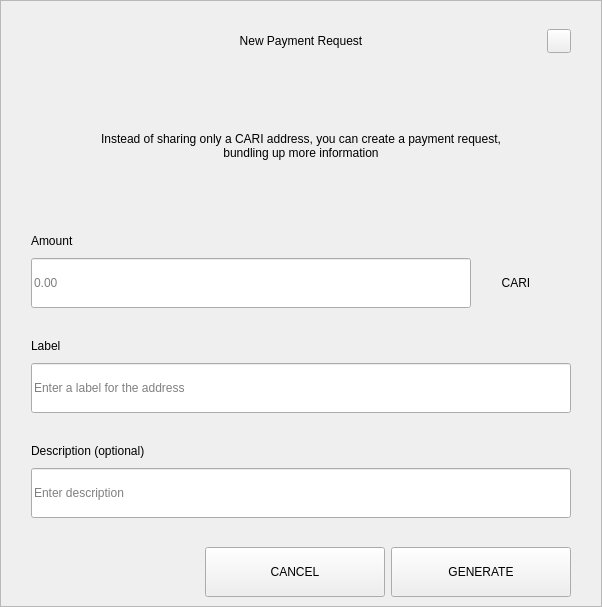
<?xml version="1.0" encoding="UTF-8"?>
<ui version="4.0">
 <class>RequestDialog</class>
 <widget class="QDialog" name="RequestDialog">
  <property name="geometry">
   <rect>
    <x>0</x>
    <y>0</y>
    <width>602</width>
    <height>607</height>
   </rect>
  </property>
  <property name="windowTitle">
   <string>Dialog</string>
  </property>
  <layout class="QVBoxLayout" name="verticalLayout_5">
   <property name="spacing">
    <number>0</number>
   </property>
   <property name="leftMargin">
    <number>0</number>
   </property>
   <property name="topMargin">
    <number>0</number>
   </property>
   <property name="rightMargin">
    <number>0</number>
   </property>
   <property name="bottomMargin">
    <number>0</number>
   </property>
   <item>
    <widget class="QFrame" name="frame">
     <property name="styleSheet">
      <string notr="true"/>
     </property>
     <property name="frameShape">
      <enum>QFrame::StyledPanel</enum>
     </property>
     <property name="frameShadow">
      <enum>QFrame::Raised</enum>
     </property>
     <layout class="QVBoxLayout" name="verticalLayout_4" stretch="1,0,0">
      <property name="spacing">
       <number>0</number>
      </property>
      <property name="leftMargin">
       <number>30</number>
      </property>
      <property name="topMargin">
       <number>20</number>
      </property>
      <property name="rightMargin">
       <number>30</number>
      </property>
      <property name="bottomMargin">
       <number>0</number>
      </property>
      <item>
       <layout class="QHBoxLayout" name="horizontalLayout_3">
        <property name="spacing">
         <number>0</number>
        </property>
        <item>
         <spacer name="horizontalSpacer_21">
          <property name="orientation">
           <enum>Qt::Horizontal</enum>
          </property>
          <property name="sizeHint" stdset="0">
           <size>
            <width>40</width>
            <height>20</height>
           </size>
          </property>
         </spacer>
        </item>
        <item>
         <widget class="QLabel" name="labelTitle">
          <property name="minimumSize">
           <size>
            <width>0</width>
            <height>40</height>
           </size>
          </property>
          <property name="maximumSize">
           <size>
            <width>16777215</width>
            <height>40</height>
           </size>
          </property>
          <property name="styleSheet">
           <string notr="true">padding-left:24px;</string>
          </property>
          <property name="text">
           <string>New Payment Request</string>
          </property>
          <property name="alignment">
           <set>Qt::AlignCenter</set>
          </property>
          <property name="margin">
           <number>7</number>
          </property>
         </widget>
        </item>
        <item>
         <spacer name="horizontalSpacer">
          <property name="orientation">
           <enum>Qt::Horizontal</enum>
          </property>
          <property name="sizeHint" stdset="0">
           <size>
            <width>40</width>
            <height>20</height>
           </size>
          </property>
         </spacer>
        </item>
        <item>
         <widget class="QPushButton" name="btnEsc">
          <property name="minimumSize">
           <size>
            <width>24</width>
            <height>24</height>
           </size>
          </property>
          <property name="maximumSize">
           <size>
            <width>24</width>
            <height>24</height>
           </size>
          </property>
          <property name="focusPolicy">
           <enum>Qt::NoFocus</enum>
          </property>
          <property name="text">
           <string/>
          </property>
         </widget>
        </item>
       </layout>
      </item>
      <item>
       <widget class="QStackedWidget" name="stack">
        <property name="minimumSize">
         <size>
          <width>540</width>
          <height>0</height>
         </size>
        </property>
        <property name="maximumSize">
         <size>
          <width>540</width>
          <height>16777215</height>
         </size>
        </property>
        <property name="currentIndex">
         <number>0</number>
        </property>
        <widget class="QWidget" name="page_1">
         <property name="minimumSize">
          <size>
           <width>540</width>
           <height>0</height>
          </size>
         </property>
         <property name="maximumSize">
          <size>
           <width>540</width>
           <height>16777215</height>
          </size>
         </property>
         <layout class="QVBoxLayout" name="layout1">
          <property name="spacing">
           <number>0</number>
          </property>
          <property name="leftMargin">
           <number>0</number>
          </property>
          <property name="topMargin">
           <number>0</number>
          </property>
          <property name="rightMargin">
           <number>0</number>
          </property>
          <property name="bottomMargin">
           <number>0</number>
          </property>
          <item>
           <spacer name="verticalSpacer_21">
            <property name="orientation">
             <enum>Qt::Vertical</enum>
            </property>
            <property name="sizeType">
             <enum>QSizePolicy::Fixed</enum>
            </property>
            <property name="sizeHint" stdset="0">
             <size>
              <width>20</width>
              <height>30</height>
             </size>
            </property>
           </spacer>
          </item>
          <item alignment="Qt::AlignHCenter">
           <widget class="QLabel" name="labelMessage">
            <property name="minimumSize">
             <size>
              <width>400</width>
              <height>50</height>
             </size>
            </property>
            <property name="text">
             <string>Instead of sharing only a CARI address, you can create a payment request, bundling up more information</string>
            </property>
            <property name="alignment">
             <set>Qt::AlignCenter</set>
            </property>
            <property name="wordWrap">
             <bool>true</bool>
            </property>
           </widget>
          </item>
          <item alignment="Qt::AlignBottom">
           <widget class="QWidget" name="containerAmount" native="true">
            <layout class="QVBoxLayout" name="verticalLayout">
             <property name="spacing">
              <number>9</number>
             </property>
             <property name="leftMargin">
              <number>0</number>
             </property>
             <property name="topMargin">
              <number>0</number>
             </property>
             <property name="rightMargin">
              <number>0</number>
             </property>
             <property name="bottomMargin">
              <number>0</number>
             </property>
             <item>
              <widget class="QLabel" name="labelSubtitleAmount">
               <property name="minimumSize">
                <size>
                 <width>350</width>
                 <height>16</height>
                </size>
               </property>
               <property name="maximumSize">
                <size>
                 <width>16777215</width>
                 <height>16</height>
                </size>
               </property>
               <property name="text">
                <string>Amount</string>
               </property>
              </widget>
             </item>
             <item alignment="Qt::AlignTop">
              <widget class="QWidget" name="layoutAmount" native="true">
               <layout class="QHBoxLayout" name="horizontalLayout" stretch="2,0">
                <property name="spacing">
                 <number>0</number>
                </property>
                <property name="leftMargin">
                 <number>0</number>
                </property>
                <property name="topMargin">
                 <number>0</number>
                </property>
                <property name="rightMargin">
                 <number>0</number>
                </property>
                <property name="bottomMargin">
                 <number>0</number>
                </property>
                <item>
                 <widget class="QLineEdit" name="lineEditAmount">
                  <property name="minimumSize">
                   <size>
                    <width>0</width>
                    <height>50</height>
                   </size>
                  </property>
                  <property name="maximumSize">
                   <size>
                    <width>16777215</width>
                    <height>50</height>
                   </size>
                  </property>
                  <property name="placeholderText">
                   <string notr="true">0.00</string>
                  </property>
                 </widget>
                </item>
                <item>
                 <widget class="QWidget" name="comboContainer" native="true">
                  <property name="minimumSize">
                   <size>
                    <width>100</width>
                    <height>50</height>
                   </size>
                  </property>
                  <property name="maximumSize">
                   <size>
                    <width>16777215</width>
                    <height>50</height>
                   </size>
                  </property>
                  <layout class="QHBoxLayout" name="horizontalLayout_31">
                   <property name="spacing">
                    <number>0</number>
                   </property>
                   <property name="leftMargin">
                    <number>0</number>
                   </property>
                   <property name="topMargin">
                    <number>0</number>
                   </property>
                   <property name="rightMargin">
                    <number>10</number>
                   </property>
                   <property name="bottomMargin">
                    <number>0</number>
                   </property>
                   <item>
                    <widget class="QLabel" name="comboBoxCoin">
                     <property name="text">
                      <string>CARI</string>
                     </property>
                     <property name="alignment">
                      <set>Qt::AlignCenter</set>
                     </property>
                    </widget>
                   </item>
                  </layout>
                 </widget>
                </item>
               </layout>
              </widget>
             </item>
            </layout>
           </widget>
          </item>
          <item>
           <spacer name="verticalSpacer_31">
            <property name="orientation">
             <enum>Qt::Vertical</enum>
            </property>
            <property name="sizeType">
             <enum>QSizePolicy::Fixed</enum>
            </property>
            <property name="sizeHint" stdset="0">
             <size>
              <width>20</width>
              <height>30</height>
             </size>
            </property>
           </spacer>
          </item>
          <item>
           <layout class="QVBoxLayout" name="verticalLayoutLabel">
            <property name="spacing">
             <number>9</number>
            </property>
            <item>
             <widget class="QLabel" name="labelSubtitleLabel">
              <property name="minimumSize">
               <size>
                <width>0</width>
                <height>16</height>
               </size>
              </property>
              <property name="maximumSize">
               <size>
                <width>16777215</width>
                <height>16</height>
               </size>
              </property>
              <property name="text">
               <string>Label</string>
              </property>
             </widget>
            </item>
            <item>
             <widget class="QLineEdit" name="lineEditLabel">
              <property name="minimumSize">
               <size>
                <width>0</width>
                <height>50</height>
               </size>
              </property>
              <property name="maximumSize">
               <size>
                <width>16777215</width>
                <height>50</height>
               </size>
              </property>
              <property name="placeholderText">
               <string>Enter a label for the address</string>
              </property>
             </widget>
            </item>
           </layout>
          </item>
          <item>
           <spacer name="verticalSpacer_34">
            <property name="orientation">
             <enum>Qt::Vertical</enum>
            </property>
            <property name="sizeType">
             <enum>QSizePolicy::Fixed</enum>
            </property>
            <property name="sizeHint" stdset="0">
             <size>
              <width>20</width>
              <height>30</height>
             </size>
            </property>
           </spacer>
          </item>
          <item>
           <layout class="QVBoxLayout" name="verticalLayoutDescription">
            <property name="spacing">
             <number>9</number>
            </property>
            <item>
             <widget class="QLabel" name="labelSubtitleDescription">
              <property name="minimumSize">
               <size>
                <width>0</width>
                <height>16</height>
               </size>
              </property>
              <property name="maximumSize">
               <size>
                <width>16777215</width>
                <height>16</height>
               </size>
              </property>
              <property name="text">
               <string>Description (optional)</string>
              </property>
             </widget>
            </item>
            <item>
             <widget class="QLineEdit" name="lineEditDescription">
              <property name="minimumSize">
               <size>
                <width>0</width>
                <height>50</height>
               </size>
              </property>
              <property name="maximumSize">
               <size>
                <width>16777215</width>
                <height>50</height>
               </size>
              </property>
              <property name="placeholderText">
               <string>Enter description</string>
              </property>
             </widget>
            </item>
            <item>
             <spacer name="verticalSpacer_4">
              <property name="orientation">
               <enum>Qt::Vertical</enum>
              </property>
              <property name="sizeType">
               <enum>QSizePolicy::Fixed</enum>
              </property>
              <property name="sizeHint" stdset="0">
               <size>
                <width>20</width>
                <height>20</height>
               </size>
              </property>
             </spacer>
            </item>
           </layout>
          </item>
         </layout>
        </widget>
        <widget class="QWidget" name="page_2">
         <layout class="QVBoxLayout" name="layout2">
          <item>
           <spacer name="verticalSpacer_5">
            <property name="orientation">
             <enum>Qt::Vertical</enum>
            </property>
            <property name="sizeType">
             <enum>QSizePolicy::Fixed</enum>
            </property>
            <property name="sizeHint" stdset="0">
             <size>
              <width>20</width>
              <height>50</height>
             </size>
            </property>
           </spacer>
          </item>
          <item alignment="Qt::AlignHCenter">
           <widget class="QLabel" name="labelQrImg">
            <property name="minimumSize">
             <size>
              <width>260</width>
              <height>260</height>
             </size>
            </property>
            <property name="maximumSize">
             <size>
              <width>260</width>
              <height>260</height>
             </size>
            </property>
            <property name="text">
             <string/>
            </property>
            <property name="alignment">
             <set>Qt::AlignCenter</set>
            </property>
           </widget>
          </item>
          <item>
           <spacer name="verticalSpacer_2">
            <property name="orientation">
             <enum>Qt::Vertical</enum>
            </property>
            <property name="sizeType">
             <enum>QSizePolicy::Fixed</enum>
            </property>
            <property name="sizeHint" stdset="0">
             <size>
              <width>20</width>
              <height>30</height>
             </size>
            </property>
           </spacer>
          </item>
          <item alignment="Qt::AlignHCenter">
           <widget class="QLabel" name="labelAddress">
            <property name="text">
             <string>D7VFR83SQbiezrW72hjcWJtcfip5krte2Z </string>
            </property>
           </widget>
          </item>
          <item>
           <spacer name="verticalSpacer_32">
            <property name="orientation">
             <enum>Qt::Vertical</enum>
            </property>
            <property name="sizeType">
             <enum>QSizePolicy::Expanding</enum>
            </property>
            <property name="sizeHint" stdset="0">
             <size>
              <width>20</width>
              <height>20</height>
             </size>
            </property>
           </spacer>
          </item>
          <item>
           <layout class="QHBoxLayout" name="horizontal">
            <property name="leftMargin">
             <number>20</number>
            </property>
            <property name="rightMargin">
             <number>20</number>
            </property>
            <property name="bottomMargin">
             <number>20</number>
            </property>
            <item>
             <spacer name="horizontalSpacer_4">
              <property name="orientation">
               <enum>Qt::Horizontal</enum>
              </property>
              <property name="sizeHint" stdset="0">
               <size>
                <width>40</width>
                <height>20</height>
               </size>
              </property>
             </spacer>
            </item>
            <item>
             <widget class="QPushButton" name="btnCopyAddress">
              <property name="minimumSize">
               <size>
                <width>180</width>
                <height>50</height>
               </size>
              </property>
              <property name="text">
               <string>COPY ADDRESS</string>
              </property>
             </widget>
            </item>
            <item>
             <widget class="QPushButton" name="btnCopyUrl">
              <property name="minimumSize">
               <size>
                <width>180</width>
                <height>50</height>
               </size>
              </property>
              <property name="text">
               <string>COPY URL</string>
              </property>
             </widget>
            </item>
            <item>
             <spacer name="horizontalSpacer_2">
              <property name="orientation">
               <enum>Qt::Horizontal</enum>
              </property>
              <property name="sizeHint" stdset="0">
               <size>
                <width>40</width>
                <height>20</height>
               </size>
              </property>
             </spacer>
            </item>
           </layout>
          </item>
         </layout>
        </widget>
       </widget>
      </item>
      <item>
       <widget class="QWidget" name="buttonsStack" native="true">
        <layout class="QHBoxLayout" name="horizontalLayout_5">
         <property name="leftMargin">
          <number>20</number>
         </property>
         <property name="rightMargin">
          <number>0</number>
         </property>
         <item>
          <spacer name="horizontalSpacer_41">
           <property name="orientation">
            <enum>Qt::Horizontal</enum>
           </property>
           <property name="sizeHint" stdset="0">
            <size>
             <width>40</width>
             <height>20</height>
            </size>
           </property>
          </spacer>
         </item>
         <item>
          <widget class="QPushButton" name="btnCancel">
           <property name="minimumSize">
            <size>
             <width>180</width>
             <height>50</height>
            </size>
           </property>
           <property name="focusPolicy">
            <enum>Qt::NoFocus</enum>
           </property>
           <property name="text">
            <string>CANCEL</string>
           </property>
          </widget>
         </item>
         <item>
          <widget class="QPushButton" name="btnSave">
           <property name="minimumSize">
            <size>
             <width>180</width>
             <height>50</height>
            </size>
           </property>
           <property name="focusPolicy">
            <enum>Qt::NoFocus</enum>
           </property>
           <property name="text">
            <string>GENERATE</string>
           </property>
          </widget>
         </item>
        </layout>
       </widget>
      </item>
     </layout>
    </widget>
   </item>
  </layout>
 </widget>
 <resources/>
 <connections/>
</ui>
